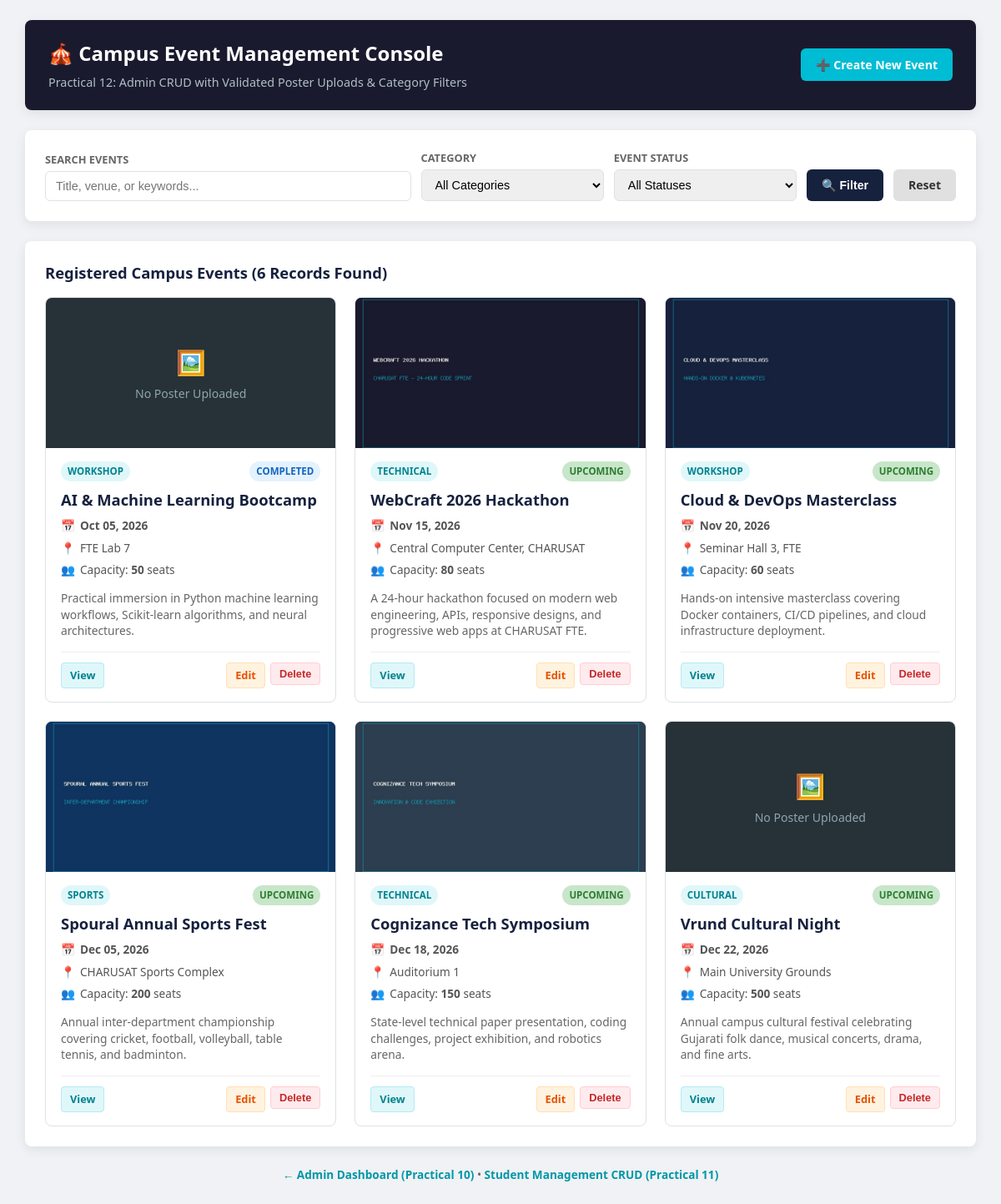
The page / on the database its author committed.
### tables this page shows
CREATE TABLE IF NOT EXISTS `events` (
  `id` INT AUTO_INCREMENT PRIMARY KEY,
  `title` VARCHAR(150) NOT NULL,
  `category` VARCHAR(50) NOT NULL,
  `description` TEXT NOT NULL,
  `event_date` DATE NOT NULL,
  `venue` VARCHAR(100) NOT NULL,
  `max_participants` INT UNSIGNED NOT NULL DEFAULT 100,
  `poster_url` VARCHAR(255) DEFAULT NULL,
  `status` ENUM('upcoming', 'completed', 'cancelled') NOT NULL DEFAULT 'upcoming',
  `created_at` TIMESTAMP DEFAULT CURRENT_TIMESTAMP,
  INDEX `idx_event_date` (`event_date`),
  INDEX `idx_category` (`category`),
  INDEX `idx_status` (`status`)
);

### index.php (the view, shortened to what this page needs)
<?php
$search   = trim($_GET['search'] ?? '');
$events = [];
$totalEvents = 0;
try {
    $pdo = getDBConnection();
    $conditions = [];
    $params = [];
    $whereSql = !empty($conditions) ? "WHERE " . implode(" AND ", $conditions) : "";
    $sql = "SELECT id, title, category, description, event_date, venue, max_participants, poster_url, status, created_at
            FROM events
            {$whereSql}
            ORDER BY event_date ASC";
    $stmt = $pdo->prepare($sql);
    $stmt->execute($params);
    $events = $stmt->fetchAll();
    $totalEvents = count($events);
} catch (Exception $e) {
    error_log("[Practical-12 CRUD Error]: " . $e->getMessage());
    $dbError = $e->getMessage();
}
?>
<!DOCTYPE html>
<html lang="en">
<head>
</head>
<body>
    <div class="container">
        <header>
            <div>
                <h1>🎪 Campus Event Management Console</h1>
                <p>Practical 12: Admin CRUD with Validated Poster Uploads & Category Filters</p>
            </div>
            <div>
                <a href="add_event.php" class="btn btn-primary">
                    ➕ Create New Event
                </a>
            </div>
        </header>
        <div class="card">
            <form method="GET" action="index.php" class="filter-form">
                <div class="form-group">
                    <label for="search">Search Events</label>
                    <input type="text" id="search" name="search" placeholder="Title, venue, or keywords..." value="<?= htmlspecialchars($search) ?>">
                </div>
                <div class="form-group">
                    <label for="category">Category</label>
                    <select id="category" name="category">
                        <option value="">All Categories</option>
                    </select>
                </div>
                <div class="form-group">
                    <label for="status">Event Status</label>
                    <select id="status" name="status">
                        <option value="">All Statuses</option>
                    </select>
                </div>
                <button type="submit" class="btn btn-filter">🔍 Filter</button>
                <a href="index.php" class="btn btn-reset">Reset</a>
            </form>
        </div>
        <div class="card">
            <div style="display:flex; justify-content:space-between; align-items:center;">
                <h3 style="margin:0; font-size:1.15rem; color:var(--color-primary-lt);">
                    Registered Campus Events (<?= $totalEvents ?> Records Found)
                </h3>
            </div>
            <?php if (!empty($events)): ?>
                <div class="events-grid">
                    <?php foreach ($events as $ev): ?>
                    <div class="event-card">
                        <div class="poster-container">
                            <?php if (!empty($ev['poster_url']) && file_exists(__DIR__ . '/' . $ev['poster_url'])): ?>
                                <img src="<?= htmlspecialchars($ev['poster_url']) ?>" alt="<?= htmlspecialchars($ev['title']) ?>" class="poster-img">
                            <?php else: ?>
                                <div class="poster-placeholder">
                                    <span style="font-size:1.8rem;">🖼️</span>
                                    <span>No Poster Uploaded</span>
                                </div>
                            <?php endif; ?>
                        </div>
                        <div class="card-body">
                            <div class="card-meta">
                                <span class="badge badge-cat"><?= htmlspecialchars($ev['category']) ?></span>
                                <span class="badge badge-<?= htmlspecialchars($ev['status']) ?>">
                                    <?= htmlspecialchars(ucfirst($ev['status'])) ?>
                                </span>
                            </div>
                            <h4 class="event-title"><?= htmlspecialchars($ev['title']) ?></h4>
                            <div class="event-info">
                                <span>📅</span>
                                <strong><?= htmlspecialchars(date('M d, Y', strtotime($ev['event_date']))) ?></strong>
                            </div>
                            <div class="event-info">
                                <span>📍</span>
                                <span><?= htmlspecialchars($ev['venue']) ?></span>
                            </div>
                            <div class="event-info">
                                <span>👥</span>
                                <span>Capacity: <strong><?= htmlspecialchars((string)$ev['max_participants']) ?></strong> seats</span>
                            </div>
                            <p class="event-desc"><?= htmlspecialchars($ev['description']) ?></p>
                            <div class="card-actions">
                                <a href="view_event.php?id=<?= $ev['id'] ?>" class="btn-sm btn-view">View</a>
                                <div class="btn-action-group">
                                    <a href="edit_event.php?id=<?= $ev['id'] ?>" class="btn-sm btn-edit">Edit</a>
                                    <form action="delete_event.php" method="POST" style="display:inline;" onsubmit="return confirm('Are you sure you want to delete this event? This will also remove the uploaded poster file.');">
                                        <button type="submit" class="btn-sm btn-del">Delete</button>
                                    </form>
                                </div>
                            </div>
                        </div>
                    </div>
                    <?php endforeach; ?>
                </div>
            <?php else: ?>
                <div style="padding: 36px; text-align: center; color: var(--color-muted);">
                    No events found matching your filter criteria.
                </div>
            <?php endif; ?>
        </div>
        <div style="text-align:center; margin-top:20px; font-size:0.85rem; color:var(--color-muted);">
            <a href="../Practical-10/dashboard_admin.php" style="color:var(--color-accent-dark); text-decoration:none; font-weight:600;">
                &larr; Admin Dashboard (Practical 10)
            </a> &bull;
            <a href="../Practical-11/index.php" style="color:var(--color-accent-dark); text-decoration:none; font-weight:600;">
                Student Management CRUD (Practical 11)
            </a>
        </div>
    </div>
</body>
</html>

### index.php (style rules this page uses)
:root { --color-primary: #1a1a2e; --color-primary-lt: #16213e; --color-accent: #00bcd4; --color-accent-dark: #0097a7; --color-bg: #f0f2f5; --color-card: #ffffff; --color-text: #222222; --color-muted: #666666; --color-success: #2e7d32; --color-success-bg: #c8e6c9; --color-danger: #c62828; --color-danger-bg: #ffcdd2; --color-warning: #e65100; --color-warning-bg: #ffe0b2; --color-border: #dde1e6; --radius: 8px; --shadow: 0 4px 14px rgba(0,0,0,0.08); --font-sans: 'Segoe UI', Tahoma, Geneva, Verdana, sans-serif; }
* { box-sizing: border-box; }
body { font-family: var(--font-sans); background: var(--color-bg); color: var(--color-text); margin: 0; padding: 24px 16px; line-height: 1.5; }
.container { max-width: 1140px; margin: 0 auto; }
header { background: var(--color-primary); color: #fff; padding: 22px 28px; border-radius: var(--radius); box-shadow: var(--shadow); margin-bottom: 24px; display: flex; justify-content: space-between; align-items: center; flex-wrap: wrap; gap: 16px; }
header h1 { margin: 0 0 6px; font-size: 1.5rem; }
header p { margin: 0; color: #b0bec5; font-size: 0.9rem; }
.btn { display: inline-flex; align-items: center; gap: 6px; padding: 9px 18px; border-radius: 6px; font-weight: 600; font-size: 0.88rem; text-decoration: none; cursor: pointer; border: none; transition: background 0.2s; }
.btn-primary { background: var(--color-accent); color: #fff; }
.card { background: var(--color-card); border-radius: var(--radius); padding: 24px; box-shadow: var(--shadow); margin-bottom: 24px; }
.filter-form { display: grid; grid-template-columns: 2fr 1fr 1fr auto auto; gap: 12px; align-items: end; }
.form-group { display: flex; flex-direction: column; gap: 4px; }
.form-group label { font-size: 0.8rem; font-weight: 600; color: var(--color-muted); text-transform: uppercase; }
input[type="text"], select { padding: 9px 12px; border: 1px solid var(--color-border); border-radius: 6px; font-size: 0.9rem; outline: none; }
.btn-filter { background: var(--color-primary-lt); color: #fff; height: 38px; }
.btn-reset { background: #e0e0e0; color: #333; height: 38px; }
.events-grid { display: grid; grid-template-columns: repeat(auto-fill, minmax(320px, 1fr)); gap: 22px; margin-top: 16px; }
.event-card { background: #fff; border: 1px solid var(--color-border); border-radius: var(--radius); overflow: hidden; display: flex; flex-direction: column; transition: transform 0.2s, box-shadow 0.2s; }
.poster-container { width: 100%; height: 180px; background: #263238; position: relative; overflow: hidden; display: flex; align-items: center; justify-content: center; }
.poster-img { width: 100%; height: 100%; object-fit: cover; }
.poster-placeholder { color: #90a4ae; font-size: 0.88rem; display: flex; flex-direction: column; align-items: center; gap: 6px; }
.card-body { padding: 16px 18px; display: flex; flex-direction: column; flex: 1; }
.card-meta { display: flex; justify-content: space-between; align-items: center; margin-bottom: 8px; }
.badge { display: inline-block; padding: 3px 8px; border-radius: 12px; font-size: 0.72rem; font-weight: 700; text-transform: uppercase; }
.badge-cat { background: #e0f7fa; color: #00838f; }
.badge-upcoming { background: var(--color-success-bg); color: var(--color-success); }
.badge-completed { background: #e3f2fd; color: #1565c0; }
.event-title { margin: 0 0 8px; font-size: 1.15rem; color: var(--color-primary-lt); font-weight: 700; }
.event-info { font-size: 0.85rem; color: #555; margin-bottom: 6px; display: flex; align-items: center; gap: 6px; }
.event-desc { font-size: 0.86rem; color: #666; line-height: 1.4; margin: 8px 0 16px; flex: 1; display: -webkit-box; -webkit-line-clamp: 3; -webkit-box-orient: vertical; overflow: hidden; }
.card-actions { display: flex; justify-content: space-between; align-items: center; border-top: 1px solid #eee; padding-top: 12px; margin-top: auto; }
.btn-action-group { display: flex; gap: 6px; }
.btn-sm { padding: 5px 10px; font-size: 0.8rem; border-radius: 4px; font-weight: 600; text-decoration: none; cursor: pointer; border: 1px solid transparent; }
.btn-view { background: #e0f7fa; color: #00838f; border-color: #b2ebf2; }
.btn-edit { background: #fff3e0; color: #e65100; border-color: #ffe0b2; }
.btn-del { background: #ffebee; color: #c62828; border-color: #ffcdd2; }

### rows shown on the page
events: shows "No Poster Uploaded", category "WORKSHOP", status "COMPLETED", title "AI & Machine Learning Bootcamp", event_date "Oct 05, 2026", venue "FTE Lab 7", max_participants "50", description "Practical immersion in Python machine learning workflows, Scikit-learn algorithms, and neural architectures."
events: poster_url (picture), category "TECHNICAL", status "UPCOMING", title "WebCraft 2026 Hackathon", event_date "Nov 15, 2026", venue "Central Computer Center, CHARUSAT", max_participants "80", description "A 24-hour hackathon focused on modern web engineering, APIs, responsive designs, and progressive web apps at CHARUSAT FTE."
events: poster_url (picture), category "WORKSHOP", status "UPCOMING", title "Cloud & DevOps Masterclass", event_date "Nov 20, 2026", venue "Seminar Hall 3, FTE", max_participants "60", description "Hands-on intensive masterclass covering Docker containers, CI/CD pipelines, and cloud infrastructure deployment."
events: poster_url (picture), category "SPORTS", status "UPCOMING", title "Spoural Annual Sports Fest", event_date "Dec 05, 2026", venue "CHARUSAT Sports Complex", max_participants "200", description "Annual inter-department championship covering cricket, football, volleyball, table tennis, and badminton."
events: poster_url (picture), category "TECHNICAL", status "UPCOMING", title "Cognizance Tech Symposium", event_date "Dec 18, 2026", venue "Auditorium 1", max_participants "150", description "State-level technical paper presentation, coding challenges, project exhibition, and robotics arena."
events: shows "No Poster Uploaded", category "CULTURAL", status "UPCOMING", title "Vrund Cultural Night", event_date "Dec 22, 2026", venue "Main University Grounds", max_participants "500", description "Annual campus cultural festival celebrating Gujarati folk dance, musical concerts, drama, and fine arts."

### other values the page prints
$totalEvents "6"
